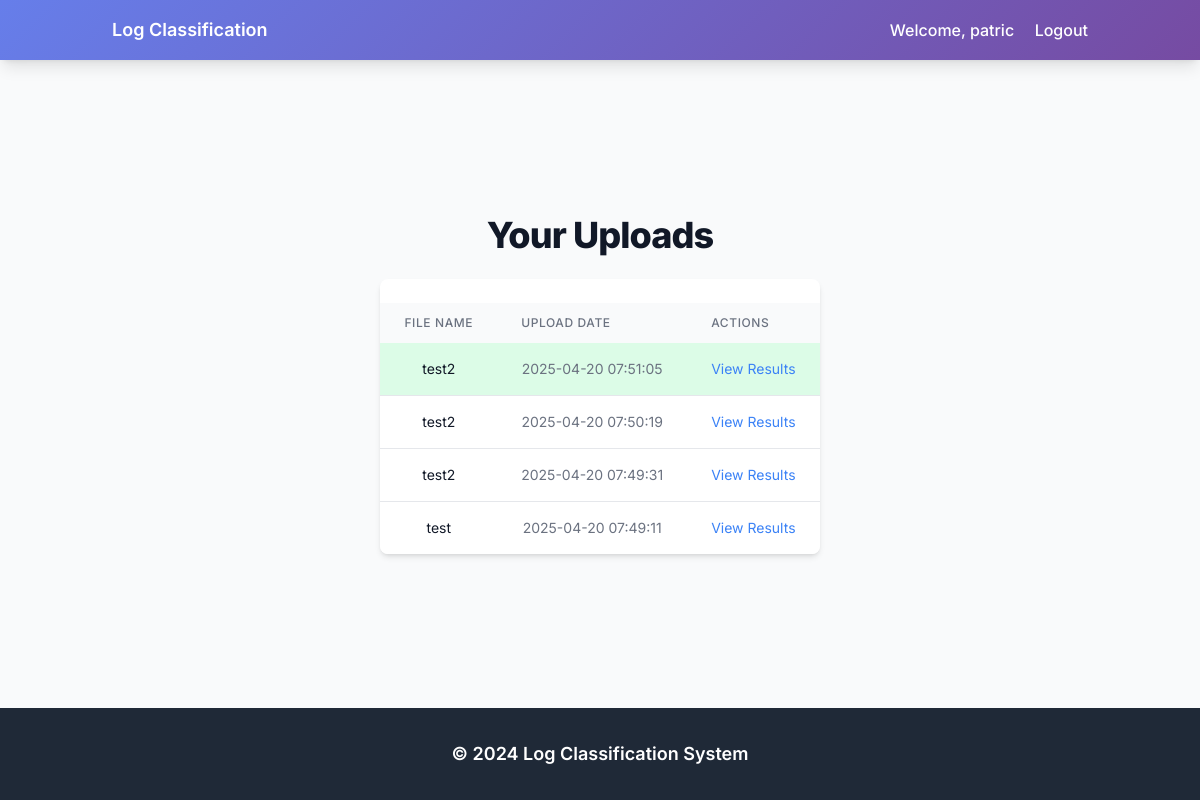
/user/uploads (signed in), run on an earlier commit of the app's database.
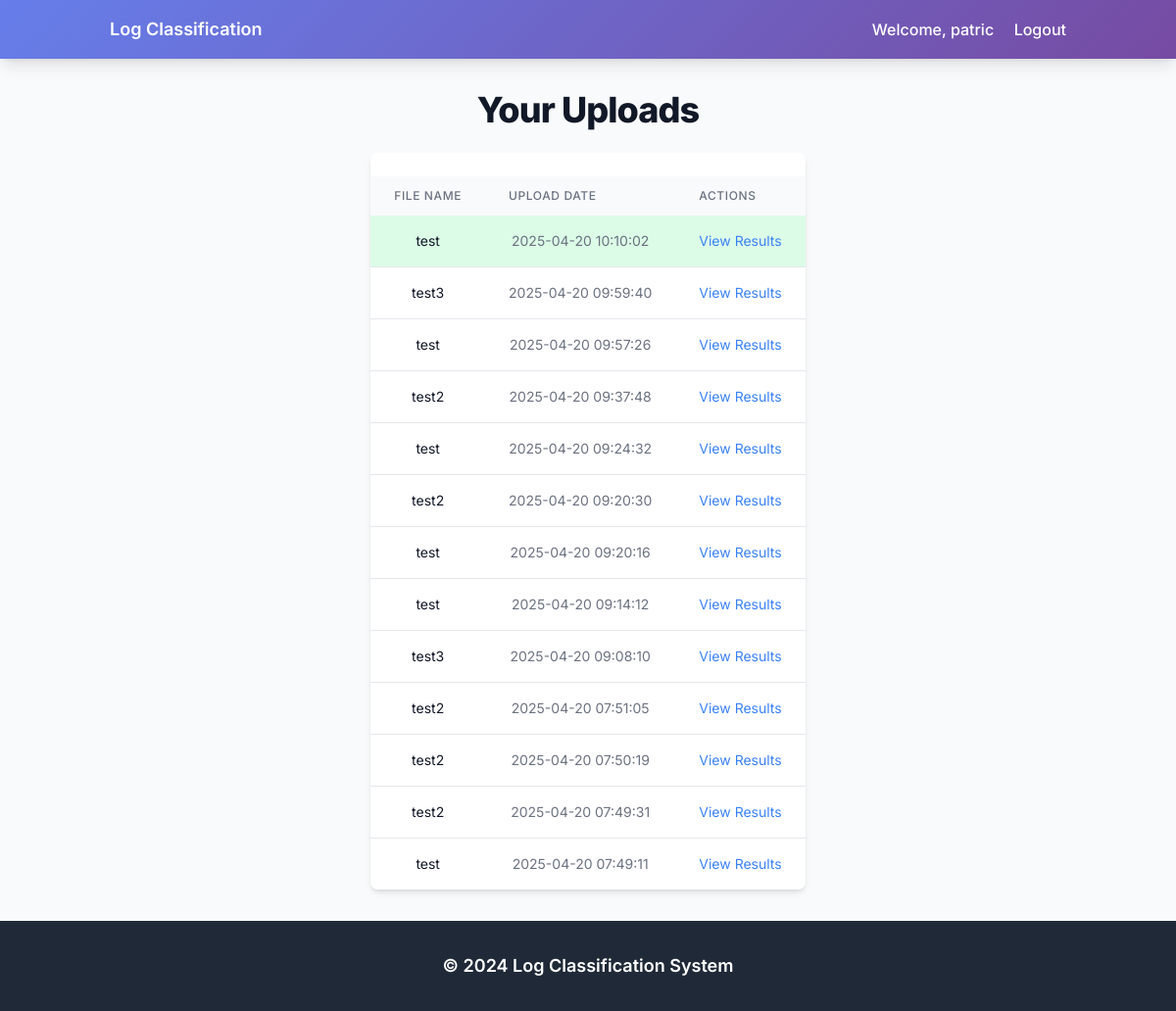
And on a later commit of the database.
### tables this page shows
CREATE TABLE uploads (
            id INTEGER PRIMARY KEY AUTOINCREMENT,
            username TEXT NOT NULL,
            file_name TEXT NOT NULL,
            upload_date TEXT NOT NULL,
            table_name TEXT NOT NULL,
            FOREIGN KEY (username) REFERENCES users (username)
        );

### app.py (the view)
@app.route('/user/uploads')
def user_uploads():
    if 'user' not in session:
        flash('Please log in to view your uploads.')
        return redirect(url_for('login'))
    session.pop('current_table_name', None)
    conn = sqlite3.connect(DB_PATH)
    cursor = conn.cursor()
    cursor.execute('''
        SELECT file_name, upload_date, table_name
        FROM uploads
        WHERE username = ?
        ORDER BY upload_date DESC
    ''', (session['user'],))
    uploads = cursor.fetchall()
    conn.close()
    return render_template('user_uploads.html', uploads=uploads, user=session.get('user'))

### templates/user_uploads.html (shortened to what this page needs)
{% extends "base.html" %}
{% block content %}
<div class="space-y-6">
    <h1 class="text-4xl font-extrabold text-gray-900 tracking-tight">Your Uploads</h1>
    <div class="bg-white rounded-lg shadow-md overflow-hidden">
        <table class="min-w-full">
            <thead class="bg-gray-50">
                <tr>
                    <th class="px-6 py-3 text-left text-xs font-medium text-gray-500 uppercase tracking-wider">File Name</th>
                    <th class="px-6 py-3 text-left text-xs font-medium text-gray-500 uppercase tracking-wider">Upload Date</th>
                    <th class="px-6 py-3 text-left text-xs font-medium text-gray-500 uppercase tracking-wider">Actions</th>
                </tr>
            </thead>
            <tbody class="bg-white divide-y divide-gray-200">
                {% for file_name, upload_date, table_name in uploads %}
                <tr class="hover:bg-gray-50 {% if loop.first %}bg-green-100{% endif %}">
                    <td class="px-6 py-4 whitespace-nowrap text-sm text-gray-900">
                        {{ file_name }}
                    </td>
                    <td class="px-6 py-4 text-sm text-gray-500">{{ upload_date }}</td>
                    <td class="px-6 py-4 text-sm text-gray-500">
                        <a href="{{ url_for('view_upload_results', table_name=table_name) }}"
                           class="text-blue-500 hover:underline">View Results</a>
                    </td>
                </tr>
                {% endfor %}
            </tbody>
        </table>
    </div>
</div>
{% endblock %}

### templates/base.html (shortened to what this page needs)
<!DOCTYPE html>
<html>
<head>
    <script src="https://cdn.tailwindcss.com"></script>
    <link rel="stylesheet" href="{{ url_for('static', filename='styles.css') }}">
</head>
<body class="bg-gray-50">
    <nav class="gradient-bg text-white shadow-lg">
        <div class="container mx-auto px-6 py-4">
            <div class="flex items-center justify-between">
                <a href="{{ url_for('index') }}" class="text-lg font-semibold">Log Classification</a>
                <div class="space-x-4">
                    {% if user %}
                        <a href="{{ url_for('account') }}" class="text-white hover:underline">Welcome, {{ user }}</a>
                        <a href="{{ url_for('logout') }}" class="text-white hover:underline">Logout</a>
                    {% else %}
                        <a href="{{ url_for('login') }}" class="text-white hover:underline">Login</a>
                        <a href="{{ url_for('about') }}" class="text-white hover:underline">About</a>
                    {% endif %}
                </div>
            </div>
        </div>
    </nav>
    <div class="content-wrapper container mx-auto px-6 py-8">
        {% block content %}{% endblock %}
    </div>
    <footer class="bg-gray-800 text-white py-8 mt-auto">
        <div class="container mx-auto text-center">
            <p class="text-lg font-semibold">&copy; 2024 Log Classification System</p>
        </div>
    </footer>
</body>
</html>

### static/styles.css (style rules this page uses)
body { font-family: 'Inter', sans-serif; display: flex; flex-direction: column; min-height: 100vh; background-color: #f9fafb; color: #4a5568; }
.gradient-bg { background: linear-gradient(135deg, #4f46e5 0%, #6d28d9 100%); box-shadow: 0 4px 6px rgba(0, 0, 0, 0.1); }
nav a { font-size: 1rem; font-weight: 500; transition: color 0.3s ease, transform 0.3s ease; }
.content-wrapper { flex: 1; display: flex; justify-content: center; align-items: center; text-align: center; padding: 2rem; }
table { width: 100%; border-collapse: collapse; margin-top: 1.5rem; }
thead { background-color: #f3f4f6; }
thead th { font-size: 0.875rem; font-weight: 600; text-transform: uppercase; color: #6b7280; padding: 0.75rem; text-align: left; }
tbody tr { transition: background-color 0.3s ease; }
tbody td { font-size: 0.875rem; color: #4a5568; padding: 0.75rem; }
footer { background-color: #1f2937; color: #d1d5db; padding: 2rem 0; text-align: center; font-size: 0.875rem; font-weight: 500; }
.card, form, table { animation: fadeIn 0.5s ease-in-out; }

### templates/base.html (style rules this page uses)
body { font-family: 'Inter', sans-serif; display: flex; flex-direction: column; min-height: 100vh; }
.gradient-bg { background: linear-gradient(135deg, #667eea 0%, #764ba2 100%); }
.content-wrapper { flex: 1; }

What changed in the data, as far as the page shows it:
added uploads: file_name "test", upload_date "2025-04-20 10:10:02"
added uploads: file_name "test3", upload_date "2025-04-20 09:59:40"
added uploads: file_name "test", upload_date "2025-04-20 09:57:26"
added uploads: file_name "test2", upload_date "2025-04-20 09:37:48"
added uploads: file_name "test", upload_date "2025-04-20 09:24:32"
added uploads: file_name "test2", upload_date "2025-04-20 09:20:30"
added uploads: file_name "test", upload_date "2025-04-20 09:20:16"
added uploads: file_name "test", upload_date "2025-04-20 09:14:12"
added uploads: file_name "test3", upload_date "2025-04-20 09:08:10"
